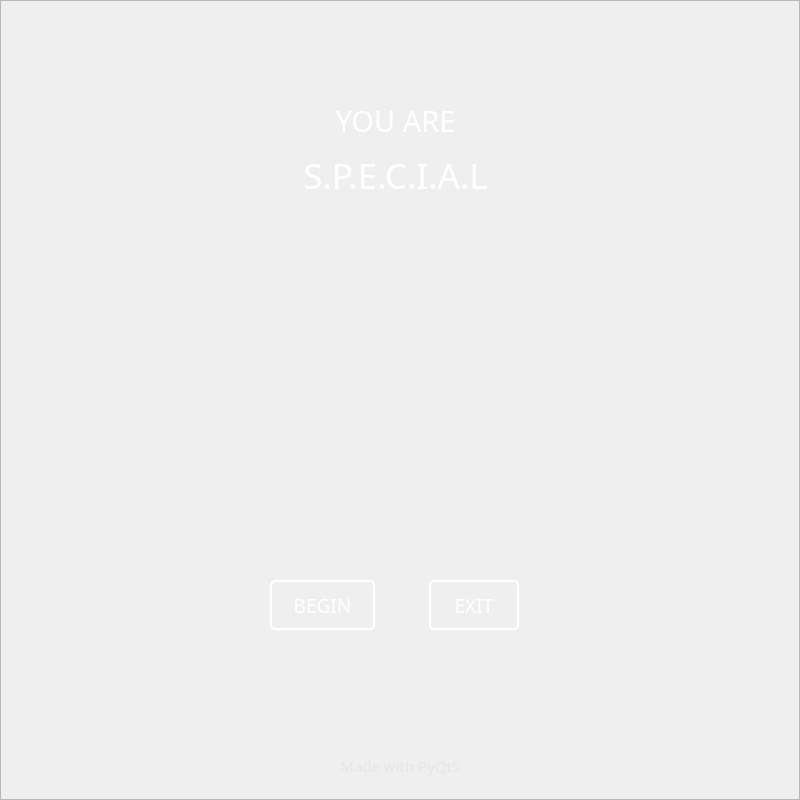
<?xml version="1.0" encoding="UTF-8"?>
<ui version="4.0">
 <class>StartWindow</class>
 <widget class="QMainWindow" name="StartWindow">
  <property name="geometry">
   <rect>
    <x>0</x>
    <y>0</y>
    <width>800</width>
    <height>800</height>
   </rect>
  </property>
  <property name="minimumSize">
   <size>
    <width>800</width>
    <height>800</height>
   </size>
  </property>
  <property name="maximumSize">
   <size>
    <width>800</width>
    <height>800</height>
   </size>
  </property>
  <property name="windowTitle">
   <string>YouAreSpecialUI - Start Window</string>
  </property>
  <widget class="QWidget" name="centralwidget">
   <layout class="QVBoxLayout" name="verticalLayout">
    <property name="spacing">
     <number>0</number>
    </property>
    <property name="leftMargin">
     <number>0</number>
    </property>
    <property name="topMargin">
     <number>0</number>
    </property>
    <property name="rightMargin">
     <number>0</number>
    </property>
    <property name="bottomMargin">
     <number>0</number>
    </property>
    <item>
     <widget class="QFrame" name="startWindow_TerminalBGFrame">
      <property name="styleSheet">
       <string notr="true">border-image: url(:/newPrefix/imgs/terminal-bg.png);</string>
      </property>
      <property name="frameShape">
       <enum>QFrame::StyledPanel</enum>
      </property>
      <property name="frameShadow">
       <enum>QFrame::Raised</enum>
      </property>
      <widget class="QLabel" name="startWindow_SubHeadingLabel">
       <property name="geometry">
        <rect>
         <x>0</x>
         <y>80</y>
         <width>791</width>
         <height>81</height>
        </rect>
       </property>
       <property name="font">
        <font>
         <family>OCR-A BT</family>
         <pointsize>22</pointsize>
        </font>
       </property>
       <property name="styleSheet">
        <string notr="true">QLabel {
	border-image: none;
	color: white;
}</string>
       </property>
       <property name="text">
        <string>YOU ARE</string>
       </property>
       <property name="alignment">
        <set>Qt::AlignCenter</set>
       </property>
      </widget>
      <widget class="QLabel" name="startWindow_MainHeadingLabel">
       <property name="geometry">
        <rect>
         <x>0</x>
         <y>120</y>
         <width>791</width>
         <height>111</height>
        </rect>
       </property>
       <property name="font">
        <font>
         <family>OCR-A BT</family>
         <pointsize>26</pointsize>
        </font>
       </property>
       <property name="styleSheet">
        <string notr="true">QLabel {
	border-image: none;
	color: white;
}</string>
       </property>
       <property name="text">
        <string>S.P.E.C.I.A.L</string>
       </property>
       <property name="alignment">
        <set>Qt::AlignCenter</set>
       </property>
      </widget>
      <widget class="QLabel" name="startWindow_VaultBoyLabel">
       <property name="geometry">
        <rect>
         <x>280</x>
         <y>260</y>
         <width>241</width>
         <height>231</height>
        </rect>
       </property>
       <property name="styleSheet">
        <string notr="true">QLabel {
	border-image: none;
}</string>
       </property>
       <property name="text">
        <string/>
       </property>
       <property name="pixmap">
        <pixmap resource="resources/qrc/vault-boy.qrc">:/newPrefix/imgs/vault_boy.png</pixmap>
       </property>
       <property name="scaledContents">
        <bool>true</bool>
       </property>
      </widget>
      <widget class="QPushButton" name="startWindow_ExitBtn">
       <property name="geometry">
        <rect>
         <x>429</x>
         <y>580</y>
         <width>90</width>
         <height>50</height>
        </rect>
       </property>
       <property name="minimumSize">
        <size>
         <width>0</width>
         <height>50</height>
        </size>
       </property>
       <property name="maximumSize">
        <size>
         <width>90</width>
         <height>16777215</height>
        </size>
       </property>
       <property name="font">
        <font>
         <family>OCR-A BT</family>
         <pointsize>14</pointsize>
        </font>
       </property>
       <property name="cursor">
        <cursorShape>PointingHandCursor</cursorShape>
       </property>
       <property name="styleSheet">
        <string notr="true">QPushButton {
	border-image: none;
	border: 2px solid white;
	color: white;
	border-radius: 5px;
}

QPushButton::hover {
	background-color: white;
	color: black;
}</string>
       </property>
       <property name="text">
        <string>EXIT</string>
       </property>
      </widget>
      <widget class="QPushButton" name="startWindow_BeginBtn">
       <property name="geometry">
        <rect>
         <x>270</x>
         <y>580</y>
         <width>105</width>
         <height>50</height>
        </rect>
       </property>
       <property name="minimumSize">
        <size>
         <width>0</width>
         <height>50</height>
        </size>
       </property>
       <property name="maximumSize">
        <size>
         <width>105</width>
         <height>16777215</height>
        </size>
       </property>
       <property name="font">
        <font>
         <family>OCR-A BT</family>
         <pointsize>14</pointsize>
        </font>
       </property>
       <property name="cursor">
        <cursorShape>PointingHandCursor</cursorShape>
       </property>
       <property name="styleSheet">
        <string notr="true">QPushButton {
	border-image: none;
	border: 2px solid white;
	color: white;
	border-radius: 5px;
}

QPushButton::hover {
	background-color: white;
	color: black;
}</string>
       </property>
       <property name="text">
        <string>BEGIN</string>
       </property>
      </widget>
      <widget class="QLabel" name="startWindow_MadeWithLabel">
       <property name="geometry">
        <rect>
         <x>10</x>
         <y>735</y>
         <width>781</width>
         <height>61</height>
        </rect>
       </property>
       <property name="font">
        <font>
         <family>OCR-A BT</family>
         <pointsize>11</pointsize>
        </font>
       </property>
       <property name="styleSheet">
        <string notr="true">QLabel {
	border-image: none;
	color: rgba(225, 225, 225, 165);
}</string>
       </property>
       <property name="text">
        <string>Made with PyQt5</string>
       </property>
       <property name="alignment">
        <set>Qt::AlignCenter</set>
       </property>
      </widget>
     </widget>
    </item>
   </layout>
  </widget>
 </widget>
 <resources>
  <include location="resources/qrc/terminal-bg.qrc"/>
  <include location="resources/qrc/vault-boy.qrc"/>
 </resources>
 <connections/>
</ui>
